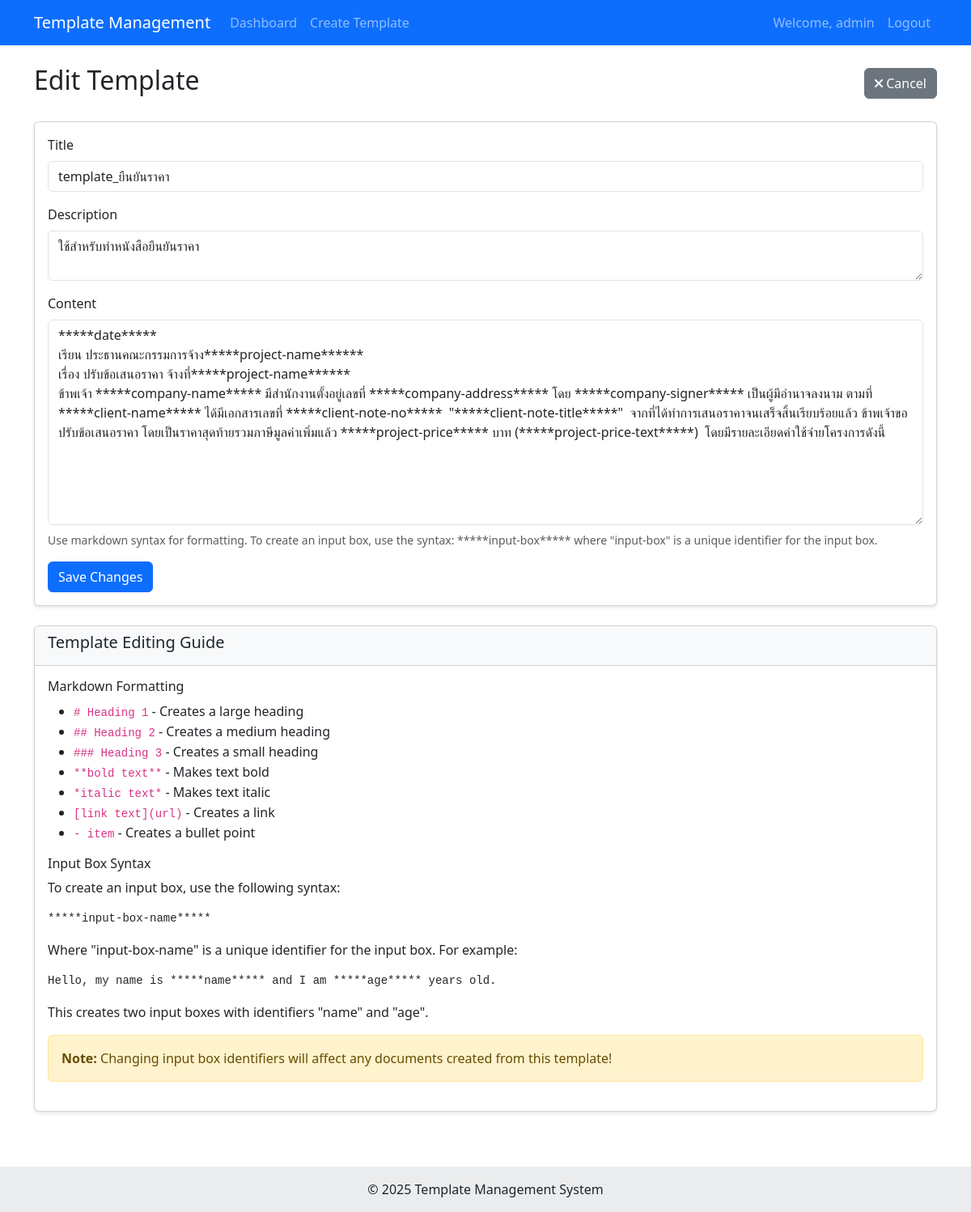
Screenshot of /templates/2/edit (signed in) with the database file from the repository.
### database/models.py (models this page shows, shortened)
class User(Base, UserMixin):
    __tablename__ = 'users'
    id = Column(Integer, primary_key=True)
    username = Column(String(50), unique=True, nullable=False)
    email = Column(String(100), unique=True, nullable=False)
    password_hash = Column(String(200), nullable=False)
    created_at = Column(DateTime, default=datetime.datetime.utcnow)
    is_active = Column(Boolean, default=True)
    templates = relationship("Template", back_populates="creator")
    documents = relationship("Document", back_populates="creator")
    def is_active(self):
        return self.is_active

class Template(Base):
    __tablename__ = 'templates'
    id = Column(Integer, primary_key=True)
    title = Column(String(100), nullable=False)
    description = Column(Text, nullable=True)
    content = Column(Text, nullable=False)  # Markdown content with input-box syntax
    creator_id = Column(Integer, ForeignKey('users.id'), nullable=False)
    created_at = Column(DateTime, default=datetime.datetime.utcnow)
    modified_at = Column(DateTime, default=datetime.datetime.utcnow, onupdate=datetime.datetime.utcnow)
    creator = relationship("User", back_populates="templates")
    input_boxes = relationship("InputBox", back_populates="template", cascade="all, delete-orphan")
    documents = relationship("Document", back_populates="template")

### app/app.py (the view, shortened to what this page needs)
@app.route('/templates/<int:template_id>/edit', methods=['GET', 'POST'])
@login_required
def edit_template(template_id):
    db_session = get_session(engine)
    template = db_session.query(Template).options(joinedload(Template.input_boxes)).get(template_id)
    if not template:
        db_session.close()
        flash('Template not found', 'danger')
        return redirect(url_for('dashboard'))
    if template.creator_id != current_user.id:
        db_session.close()
        flash('You do not have permission to edit this template', 'danger')
        return redirect(url_for('dashboard'))
    db_session.close()
    return render_template('edit_template.html', template=template)

### app/app.py (called while the page is built)
@login_manager.user_loader
def load_user(user_id):
    db_session = get_session(engine)
    user = db_session.query(User).get(int(user_id))
    db_session.close()
    return user

### database/models.py (called while the page is built)
def get_session(engine):
    Session = sessionmaker(bind=engine)
    return Session()

### templates/edit_template.html (shortened to what this page needs)
{% extends "base.html" %}
{% block head %}
<link rel="stylesheet" href="https://cdn.jsdelivr.net/simplemde/latest/simplemde.min.css">
{% endblock %}
{% block content %}
<div class="d-flex justify-content-between align-items-center">
    <h2>Edit Template</h2>
    <div>
        <a href="{{ url_for('view_template', template_id=template.id) }}" class="btn btn-secondary">
            <i class="fas fa-times"></i> Cancel
        </a>
    </div>
</div>
<div class="card mt-4">
    <div class="card-body">
        <form method="POST" action="{{ url_for('edit_template', template_id=template.id) }}">
            <div class="mb-3">
                <label for="title" class="form-label">Title</label>
                <input type="text" class="form-control" id="title" name="title" value="{{ template.title }}" required>
            </div>
            <div class="mb-3">
                <label for="description" class="form-label">Description</label>
                <textarea class="form-control" id="description" name="description" rows="2">{{ template.description or '' }}</textarea>
            </div>
            <div class="mb-3">
                <label for="content" class="form-label">Content</label>
                <textarea class="form-control" id="content" name="content" rows="10" required>{{ template.content }}</textarea>
                <div class="form-text mt-2">
                    Use markdown syntax for formatting. To create an input box, use the syntax: *****input-box*****
                    where "input-box" is a unique identifier for the input box.
                </div>
            </div>
            <button type="submit" class="btn btn-primary">Save Changes</button>
        </form>
    </div>
</div>
<div class="card mt-4">
    <div class="card-header">
        <h5>Template Editing Guide</h5>
    </div>
    <div class="card-body">
        <h6>Markdown Formatting</h6>
        <ul>
            <li><code># Heading 1</code> - Creates a large heading</li>
            <li><code>## Heading 2</code> - Creates a medium heading</li>
            <li><code>### Heading 3</code> - Creates a small heading</li>
            <li><code>**bold text**</code> - Makes text bold</li>
            <li><code>*italic text*</code> - Makes text italic</li>
            <li><code>[link text](url)</code> - Creates a link</li>
            <li><code>- item</code> - Creates a bullet point</li>
        </ul>
        <h6>Input Box Syntax</h6>
        <p>To create an input box, use the following syntax:</p>
        <pre><code>*****input-box-name*****</code></pre>
        <p>Where "input-box-name" is a unique identifier for the input box. For example:</p>
        <pre><code>Hello, my name is *****name***** and I am *****age***** years old.</code></pre>
        <p>This creates two input boxes with identifiers "name" and "age".</p>
        <div class="alert alert-warning mt-3">
            <strong>Note:</strong> Changing input box identifiers will affect any documents created from this template!
        </div>
    </div>
</div>
{% endblock %}

### templates/base.html (shortened to what this page needs)
<!DOCTYPE html>
<html lang="en">
<head>
    <link href="https://cdn.jsdelivr.net/npm/bootstrap@5.3.0/dist/css/bootstrap.min.css" rel="stylesheet">
    <link href="https://cdnjs.cloudflare.com/ajax/libs/font-awesome/6.0.0/css/all.min.css" rel="stylesheet">
    <link href="{{ url_for('static', filename='css/styles.css') }}" rel="stylesheet">
    {% block head %}{% endblock %}
</head>
<body>
    <nav class="navbar navbar-expand-lg navbar-dark bg-primary">
        <div class="container">
            <a class="navbar-brand" href="{{ url_for('index') }}">Template Management</a>
            <div class="collapse navbar-collapse" id="navbarNav">
                <ul class="navbar-nav me-auto">
                    {% if current_user.is_authenticated %}
                    <li class="nav-item">
                        <a class="nav-link" href="{{ url_for('dashboard') }}">Dashboard</a>
                    </li>
                    <li class="nav-item">
                        <a class="nav-link" href="{{ url_for('create_template') }}">Create Template</a>
                    </li>
                    {% endif %}
                </ul>
                <ul class="navbar-nav">
                    {% if current_user.is_authenticated %}
                    <li class="nav-item">
                        <span class="nav-link">Welcome, {{ current_user.username }}</span>
                    </li>
                    <li class="nav-item">
                        <a class="nav-link" href="{{ url_for('logout') }}">Logout</a>
                    </li>
                    {% else %}
                    <li class="nav-item">
                        <a class="nav-link" href="{{ url_for('login') }}">Login</a>
                    </li>
                    {% endif %}
                </ul>
            </div>
        </div>
    </nav>
    <div class="container mt-4">
        {% block content %}{% endblock %}
    </div>
    <footer class="bg-light text-center text-lg-start mt-5">
        <div class="text-center p-3" style="background-color: rgba(0, 0, 0, 0.05);">
            © 2025 Template Management System
        </div>
    </footer>
</body>
</html>

### static/css/styles.css (style rules this page uses)
body { min-height: 100vh; display: flex; flex-direction: column; }
footer { margin-top: auto; }
.card { margin-bottom: 20px; box-shadow: 0 2px 4px rgba(0, 0, 0, 0.1); }
.card-header { background-color: #f8f9fa; font-weight: 500; }
.alert { margin-bottom: 20px; }

### rows the page displays
User: username "admin"
Template: title "template_ยืนยันราคา", description "ใช้สำหรับทำหนังสือยืนยันราคา", content "*****date***** เรียน ประธานคณะกรรมการจ้าง*****project-name****** เรื่อง ปรับข้อเสนอราคา จ้างที่*****project-name****** ข้าพเจ้า *****company-name***** มีสำนักงานตั้งอยู่เลขที่ *****company-address***** โดย *****company-signer***** เป็นผู้มีอำนาจลงนาม ตามที่ *****client-name***** ได้มีเอกสารเลขที่ *****client-note-no***** \"*****client-note-title*****\" จากที่ได้ทำการเสนอราคาจนเสร็จสิ้นเรียบร้อยแล้ว ข้าพเจ้าขอปรับข้อเสนอราคา โดยเป็นราคาสุดท้ายรวมภาษีมูลค่าเพิ่มแล้ว *****project-price***** บาท (*****project-price-text*****) โดยมีรายละเอียดค่าใช้จ่ายโครงการดังนี้"
